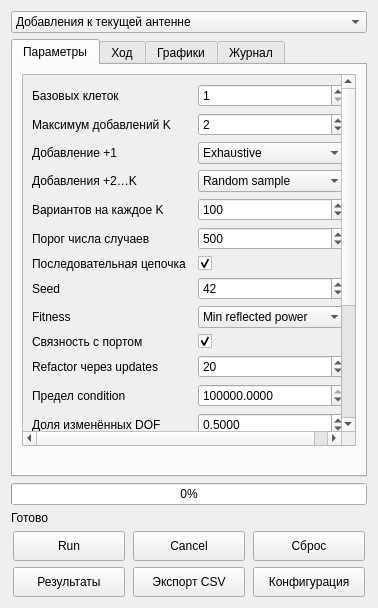
<?xml version="1.0" encoding="UTF-8"?>
<ui version="4.0"><class>BenchmarkPanel</class><widget class="QWidget" name="BenchmarkPanel"><layout class="QVBoxLayout" name="rootLayout">
<item><widget class="QComboBox" name="accuracy_mode"><item><property name="text"><string>Добавления к текущей антенне</string></property></item><item><property name="text"><string>Случайная базовая антенна</string></property></item></widget></item>
<item><widget class="QTabWidget" name="pages">
<widget class="QWidget" name="settingsTab"><attribute name="title"><string>Параметры</string></attribute><layout class="QVBoxLayout" name="settingsLayout"><item><widget class="QScrollArea" name="settingsScroll"><property name="widgetResizable"><bool>true</bool></property><widget class="QWidget" name="settingsContents"><layout class="QFormLayout" name="settingsForm"><item row="0" column="0"><widget class="QLabel" name="base_elementsLabel"><property name="text"><string>Базовых клеток</string></property></widget></item><item row="0" column="1"><widget class="QSpinBox" name="base_elements"><property name="minimum"><number>1</number></property><property name="maximum"><number>16384</number></property><property name="value"><number>1</number></property></widget></item>
<item row="1" column="0"><widget class="QLabel" name="k_maxLabel"><property name="text"><string>Максимум добавлений K</string></property></widget></item><item row="1" column="1"><widget class="QSpinBox" name="k_max"><property name="minimum"><number>1</number></property><property name="maximum"><number>16383</number></property><property name="value"><number>2</number></property></widget></item>
<item row="2" column="0"><widget class="QLabel" name="single_modeLabel"><property name="text"><string>Добавление +1</string></property></widget></item><item row="2" column="1"><widget class="QComboBox" name="single_mode"><property name="currentIndex"><number>0</number></property><item><property name="text"><string>Exhaustive</string></property></item><item><property name="text"><string>Random sample</string></property></item></widget></item>
<item row="3" column="0"><widget class="QLabel" name="multi_modeLabel"><property name="text"><string>Добавления +2…K</string></property></widget></item><item row="3" column="1"><widget class="QComboBox" name="multi_mode"><property name="currentIndex"><number>1</number></property><item><property name="text"><string>Exhaustive</string></property></item><item><property name="text"><string>Random sample</string></property></item></widget></item>
<item row="4" column="0"><widget class="QLabel" name="samples_per_kLabel"><property name="text"><string>Вариантов на каждое K</string></property></widget></item><item row="4" column="1"><widget class="QSpinBox" name="samples_per_k"><property name="minimum"><number>1</number></property><property name="maximum"><number>10000000</number></property><property name="value"><number>100</number></property></widget></item>
<item row="5" column="0"><widget class="QLabel" name="exhaustive_thresholdLabel"><property name="text"><string>Порог числа случаев</string></property></widget></item><item row="5" column="1"><widget class="QSpinBox" name="exhaustive_threshold"><property name="minimum"><number>1</number></property><property name="maximum"><number>10000000</number></property><property name="value"><number>500</number></property></widget></item>
<item row="6" column="0"><widget class="QLabel" name="incrementalLabel"><property name="text"><string>Последовательная цепочка</string></property></widget></item><item row="6" column="1"><widget class="QCheckBox" name="incremental"><property name="checked"><bool>true</bool></property></widget></item>
<item row="7" column="0"><widget class="QLabel" name="seedLabel"><property name="text"><string>Seed</string></property></widget></item><item row="7" column="1"><widget class="QSpinBox" name="seed"><property name="minimum"><number>0</number></property><property name="maximum"><number>2147483647</number></property><property name="value"><number>42</number></property></widget></item>
<item row="8" column="0"><widget class="QLabel" name="objectiveLabel"><property name="text"><string>Fitness</string></property></widget></item><item row="8" column="1"><widget class="QComboBox" name="objective"><property name="currentIndex"><number>0</number></property><item><property name="text"><string>Min reflected power</string></property></item><item><property name="text"><string>Max Gain</string></property></item><item><property name="text"><string>Max realised Gain</string></property></item><item><property name="text"><string>Fitness ThinWireMoM</string></property></item></widget></item>
<item row="9" column="0"><widget class="QLabel" name="connectedLabel"><property name="text"><string>Связность с портом</string></property></widget></item><item row="9" column="1"><widget class="QCheckBox" name="connected"><property name="checked"><bool>true</bool></property></widget></item>
<item row="10" column="0"><widget class="QLabel" name="refactor_intervalLabel"><property name="text"><string>Refactor через updates</string></property></widget></item><item row="10" column="1"><widget class="QSpinBox" name="refactor_interval"><property name="minimum"><number>1</number></property><property name="maximum"><number>100</number></property><property name="value"><number>20</number></property></widget></item>
<item row="11" column="0"><widget class="QLabel" name="condition_limitLabel"><property name="text"><string>Предел condition</string></property></widget></item><item row="11" column="1"><widget class="QDoubleSpinBox" name="condition_limit"><property name="minimum"><double>100</double></property><property name="maximum"><double>1000000000000000</double></property><property name="value"><double>1000000000000</double></property><property name="decimals"><number>4</number></property></widget></item>
<item row="12" column="0"><widget class="QLabel" name="max_changed_fractionLabel"><property name="text"><string>Доля изменённых DOF</string></property></widget></item><item row="12" column="1"><widget class="QDoubleSpinBox" name="max_changed_fraction"><property name="minimum"><double>0.01</double></property><property name="maximum"><double>1</double></property><property name="value"><double>0.5</double></property><property name="decimals"><number>4</number></property></widget></item>
<item row="13" column="0"><widget class="QLabel" name="state_cache_sizeLabel"><property name="text"><string>Кэш состояний Шура</string></property></widget></item><item row="13" column="1"><widget class="QSpinBox" name="state_cache_size"><property name="minimum"><number>1</number></property><property name="maximum"><number>64</number></property><property name="value"><number>8</number></property></widget></item>
<item row="14" column="0"><widget class="QLabel" name="max_parallel_feko_jobsLabel"><property name="text"><string>Параллельных FEKO</string></property></widget></item><item row="14" column="1"><widget class="QSpinBox" name="max_parallel_feko_jobs"><property name="minimum"><number>1</number></property><property name="maximum"><number>16</number></property><property name="value"><number>1</number></property></widget></item>
<item row="15" column="0"><widget class="QLabel" name="use_cacheLabel"><property name="text"><string>Кэш расчётов</string></property></widget></item><item row="15" column="1"><widget class="QCheckBox" name="use_cache"><property name="checked"><bool>true</bool></property></widget></item>
<item row="16" column="0"><widget class="QLabel" name="diagnostic_directLabel"><property name="text"><string>Проверка прямым LU</string></property></widget></item><item row="16" column="1"><widget class="QCheckBox" name="diagnostic_direct"><property name="checked"><bool>true</bool></property></widget></item>
<item row="17" column="0"><widget class="QLabel" name="diagnostic_scuffLabel"><property name="text"><string>Полный SCUFF для случаев</string></property></widget></item><item row="17" column="1"><widget class="QCheckBox" name="diagnostic_scuff"><property name="checked"><bool>false</bool></property></widget></item>
<item row="18" column="0"><widget class="QLabel" name="cache_dirLabel"><property name="text"><string>Папка кэша</string></property></widget></item><item row="18" column="1"><widget class="QLineEdit" name="cache_dir"></widget></item><item row="19" column="0"><widget class="QLabel" name="reuse_cadfekoLabel"><property name="text"><string>Один CADFEKO на серию</string></property></widget></item><item row="19" column="1"><widget class="QCheckBox" name="reuse_cadfeko"><property name="checked"><bool>true</bool></property></widget></item></layout></widget></widget></item><item><widget class="QLabel" name="spaceLabel"><property name="wordWrap"><bool>true</bool></property><property name="text"><string></string></property></widget></item></layout></widget>
<widget class="QWidget" name="progressTab"><attribute name="title"><string>Ход</string></attribute><layout class="QVBoxLayout" name="progressLayout"><item><widget class="QTableWidget" name="metricsTable"><property name="editTriggers"><set>QAbstractItemView::NoEditTriggers</set></property></widget></item><item><widget class="QGraphicsView" name="bestView"><property name="minimumSize"><size><width>200</width><height>140</height></size></property></widget></item></layout></widget>
<widget class="QWidget" name="plotsTab"><attribute name="title"><string>Графики</string></attribute><layout class="QVBoxLayout" name="plotsLayout"><item><widget class="QComboBox" name="plotChoice"/></item><item><widget class="QLabel" name="plotImage"><property name="alignment"><set>Qt::AlignCenter</set></property><property name="sizePolicy"><sizepolicy hsizetype="Ignored" vsizetype="Ignored"><horstretch>0</horstretch><verstretch>0</verstretch></sizepolicy></property><property name="minimumSize"><size><width>200</width><height>150</height></size></property></widget></item></layout></widget>
<widget class="QWidget" name="logTab"><attribute name="title"><string>Журнал</string></attribute><layout class="QVBoxLayout" name="logLayout"><item><widget class="QPlainTextEdit" name="logText"><property name="readOnly"><bool>true</bool></property></widget></item></layout></widget>
</widget></item>
<item><widget class="QProgressBar" name="progressBar"><property name="value"><number>0</number></property></widget></item>
<item><widget class="QLabel" name="statusLabel"><property name="wordWrap"><bool>true</bool></property><property name="text"><string>Готово</string></property></widget></item>
<item><layout class="QGridLayout" name="buttonsLayout"><item row="0" column="0"><widget class="QPushButton" name="runButton"><property name="minimumSize"><size><width>112</width><height>30</height></size></property><property name="maximumSize"><size><width>112</width><height>30</height></size></property><property name="text"><string>Run</string></property></widget></item><item row="0" column="1"><widget class="QPushButton" name="cancelButton"><property name="minimumSize"><size><width>112</width><height>30</height></size></property><property name="maximumSize"><size><width>112</width><height>30</height></size></property><property name="text"><string>Cancel</string></property></widget></item><item row="0" column="2"><widget class="QPushButton" name="resetButton"><property name="minimumSize"><size><width>112</width><height>30</height></size></property><property name="maximumSize"><size><width>112</width><height>30</height></size></property><property name="text"><string>Сброс</string></property></widget></item><item row="1" column="0"><widget class="QPushButton" name="folderButton"><property name="minimumSize"><size><width>112</width><height>30</height></size></property><property name="maximumSize"><size><width>112</width><height>30</height></size></property><property name="text"><string>Результаты</string></property></widget></item><item row="1" column="1"><widget class="QPushButton" name="exportButton"><property name="minimumSize"><size><width>112</width><height>30</height></size></property><property name="maximumSize"><size><width>112</width><height>30</height></size></property><property name="text"><string>Экспорт CSV</string></property></widget></item><item row="1" column="2"><widget class="QPushButton" name="loadButton"><property name="minimumSize"><size><width>112</width><height>30</height></size></property><property name="maximumSize"><size><width>112</width><height>30</height></size></property><property name="text"><string>Конфигурация</string></property></widget></item></layout></item>
</layout></widget><resources/><connections/></ui>
